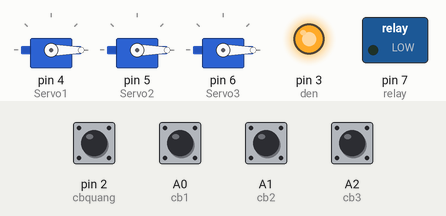
The sketch below on a simulated Arduino Uno, built with avr-gcc and run on an emulated ATmega328P. On the bench: 3 × servo, switched loads named in the sketch (green lamp = pin HIGH), output pins drawn as LEDs (lit = HIGH). The test bench sets the inputs (shaded band); at power-on: A0 (cb1), A1 (cb2), A2 (cb3), pin 2 (cbquang) HIGH. The audio player accepts every command and is not drawn; what the sketch prints to the serial monitor is not drawn.

Above: at 2.7 s.
2.8 s: pin 2 (cbquang) pulled LOW for 0.15 s
At 2.87 s:
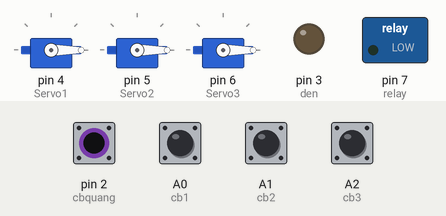
Timing chart, 0 to 5.8 s (numbered marks = the images above; inputs shaded):
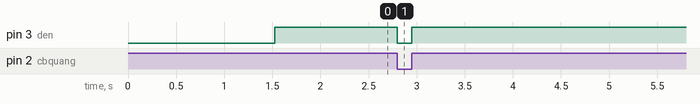

The sketch:

PHAN_LOAI_RAC_3_THUNG.ino
```cpp
#include <Servo.h>
Servo Servo1;
Servo Servo2;
Servo Servo3;
#define cb1 A0
#define cb2 A1
#define cb3 A2
#define relay 7
#define cbquang 2
#define den 3
long time1,time2,time3;
long thoigian = 5000;
#include "Arduino.h"
#include "SoftwareSerial.h"
#include "DFRobotDFPlayerMini.h"

SoftwareSerial mySoftwareSerial(A3, A4); // RX, TX
DFRobotDFPlayerMini myDFPlayer;

void setup() {
  Serial.begin(9600);
  mySoftwareSerial.begin(9600);
  Serial.println();
  Serial.println(F("DFRobot DFPlayer Mini Demo"));
  Serial.println(F("Initializing DFPlayer ... (May take 3~5 seconds)"));

  if (!myDFPlayer.begin(mySoftwareSerial)) {  //Use softwareSerial to communicate with mp3.
    Serial.println(F("Unable to begin:"));
    Serial.println(F("1.Please recheck the connection!"));
    Serial.println(F("2.Please insert the SD card!"));
    while(true);
  }
  delay(1000);
  Serial.println(F("DFPlayer Mini online."));
  Servo1.attach(4);
  Servo2.attach(5);
  Servo3.attach(6);
  Servo1.write(0);
  Servo2.write(0);
  Servo3.write(0);
  pinMode(cb1, INPUT_PULLUP);
  pinMode(cb2, INPUT_PULLUP);
  pinMode(cb3, INPUT_PULLUP);
  pinMode(cbquang, INPUT_PULLUP);
  pinMode(relay, OUTPUT);
  pinMode(den, OUTPUT);
  myDFPlayer.volume(30);
  Serial.println(F("DFPlayer Mini online."));

}
void phatnhac(){
  myDFPlayer.play(1);
  delay(5500);
}
void loop() {
  ///Điều khiển servo 1
  if(digitalRead(cb1) == 0){
    if(millis() - time1 >= thoigian){
      Servo1.write(90);
      phatnhac();
    }
  }
  else {
    Servo1.write(0);
    time1 = millis();
  }

  ///Điều khiển servo 2
  if(digitalRead(cb2) == 0){
    if(millis() - time2 >= thoigian){
      Servo2.write(90);
      phatnhac();
    }
  }
  else {
    Servo2.write(0);
    time2 = millis();
  }

  ///Điều khiển servo 3
  if(digitalRead(cb3) == 0){
    if(millis() - time3 >= thoigian){
      Servo3.write(90);
      digitalWrite(relay, HIGH);
      phatnhac();

    }
  }
  else {
    Servo3.write(0);
    time3 = millis();
    digitalWrite(relay, LOW);
  }
  if(digitalRead(cbquang) == 1){
    digitalWrite(den, HIGH);
  }
  else digitalWrite(den, LOW);


}
```

Measured:
- after the input at 2.8 s, pin 3 (den): HIGH → LOW at once, → HIGH 0.15 s later
